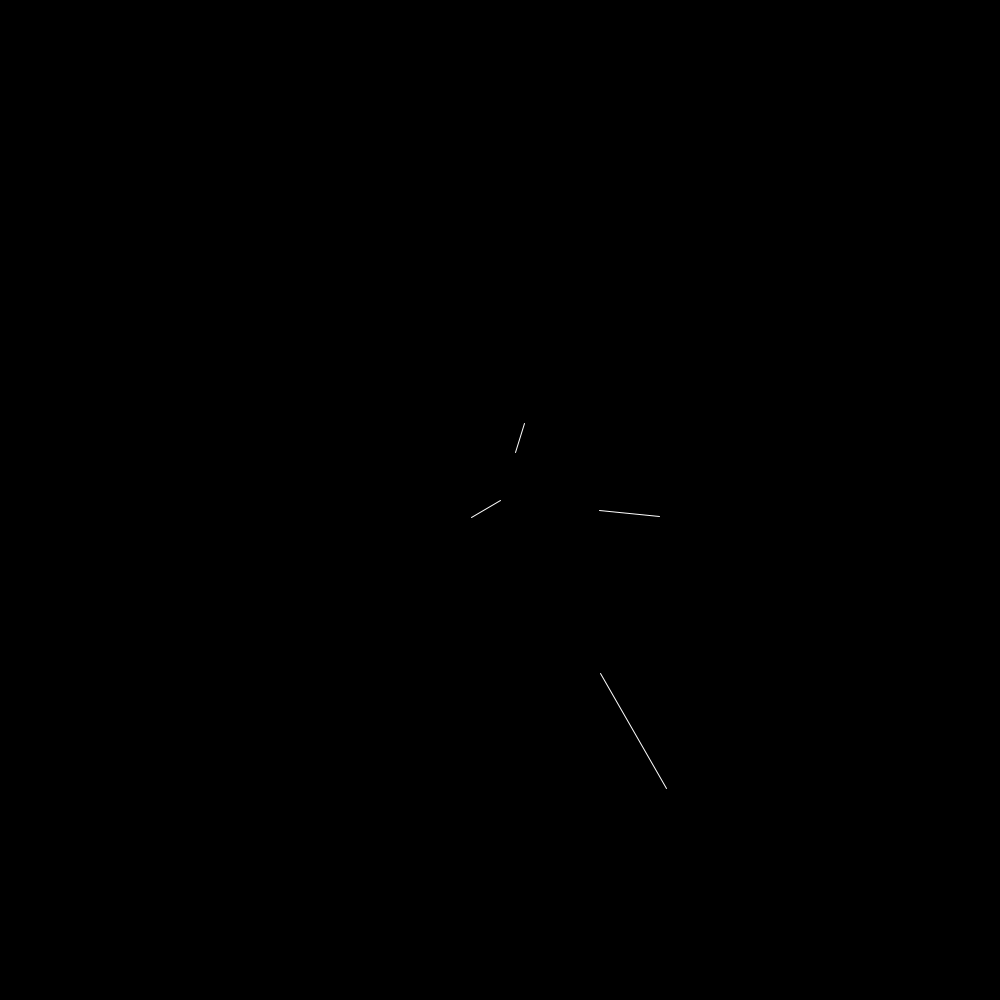
Frame 1 (no input)
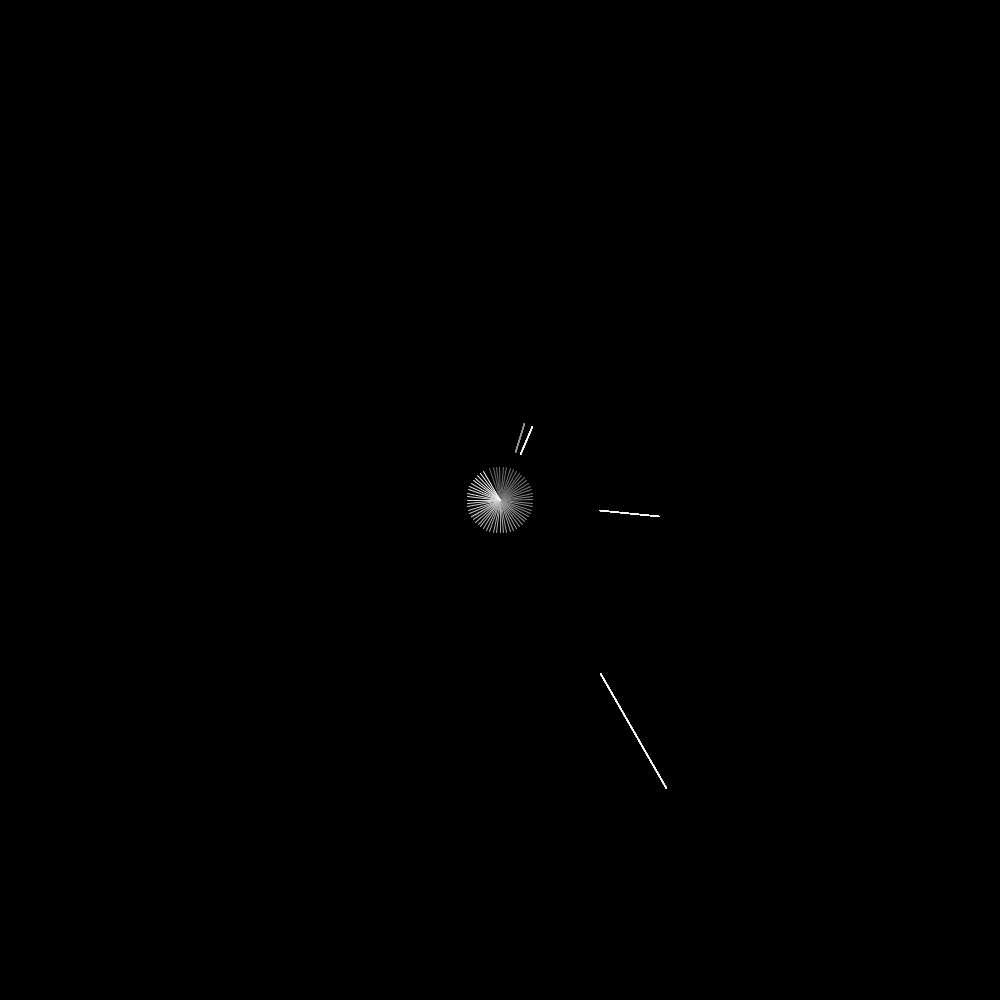
Frame 60 (the mouse pressed at the canvas centre just before this capture)
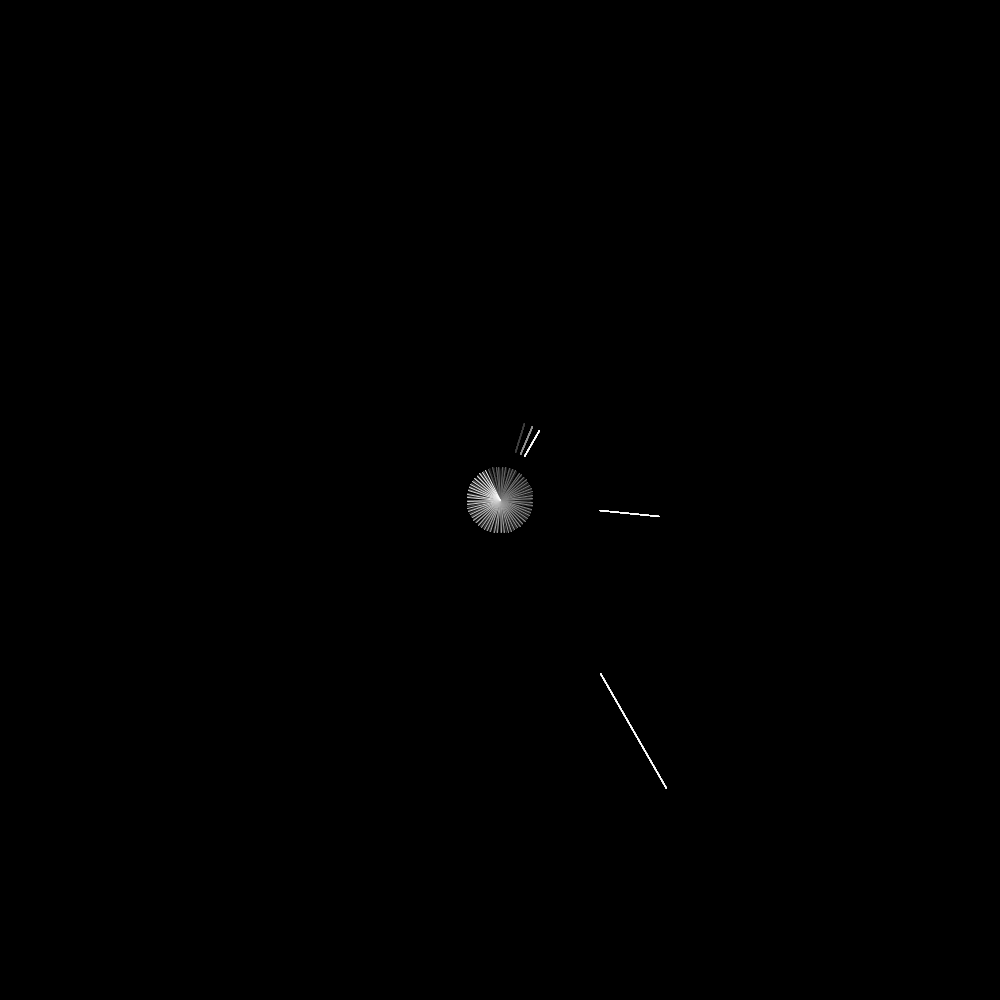
Frame 120 (the mouse held since frame 60 and released just before this capture)

The Processing sketch that drew these frames (run headless with seeded random() and noise(); from frame 60 on, the mouse is pressed at the canvas centre):

// Processing sketch: sk_k3_22_B22
// ── sk_k3_22_B22.pde
/**真ん中の線がミリ秒を、中心から２本目の線が秒を、三本目の線が分を表している。
 四本目の線は１時間ごとにひとつずれる。*/
int ms, s, m, h;
int lastSecond = 0;
int iFrameCur;


void setup() {
  size(1000, 1000);
  iFrameCur = 0;
  frameRate(60);
  background(0);
}
void draw() {
  ms = millis() % 1000;
  s = second();
  m = minute();
  h = hour();


  fill(0, 4);
  noStroke();
  rect(0, 0, width, height);

  noFill();
  translate(width/2, height/2);

  pushMatrix();
  float ms_deg = 360 / 1000.0 * ms;//中心の線の回転の大きさ
  stroke(255);
  rotate( radians( ms_deg ) );
  line(0, 0, 0, height / 30);//中心からの距離
  popMatrix();

  pushMatrix();

  stroke(255);
  rotate( radians(s*(360/60)) );//二本目の線の回転の大きさ
  line(0, 80, 0, height/20);//中心からの距離
  popMatrix();

  pushMatrix();
  stroke(255);
  rotate( radians (m*(360/60)) );//三本目の線の回転の大きさ
  line(0, 160, 0, height / 10);//中心からの距離
  popMatrix();

  pushMatrix();
  stroke(255);
  rotate( radians(h*(360/12)));//四本目の線の回転の大きさ
  line(0, 200, 0, height / 3);//中心からの距離
  popMatrix();
}
//https://yoppa.org/proga10/1419.html https://yoppa.org/proga10/1429.htmlを参考に制作。
//時間を表す線を円形に配置し、差別化を図った。
